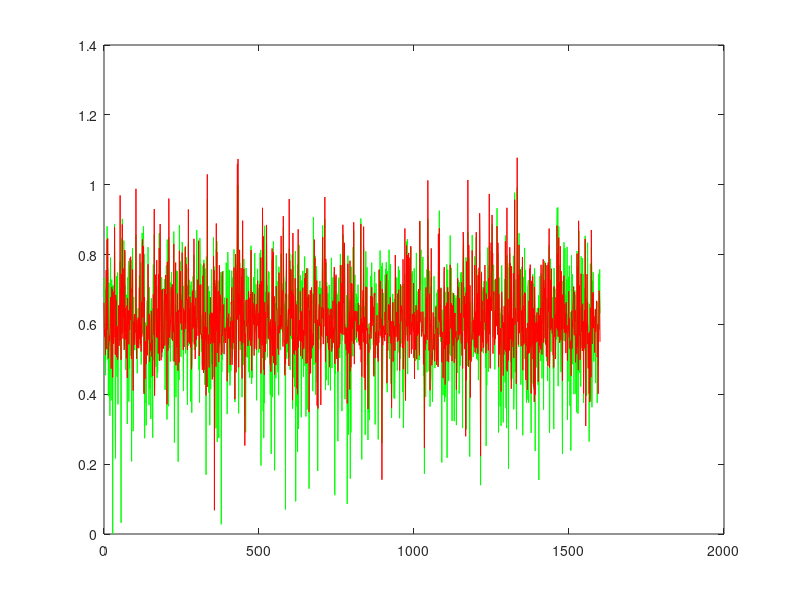
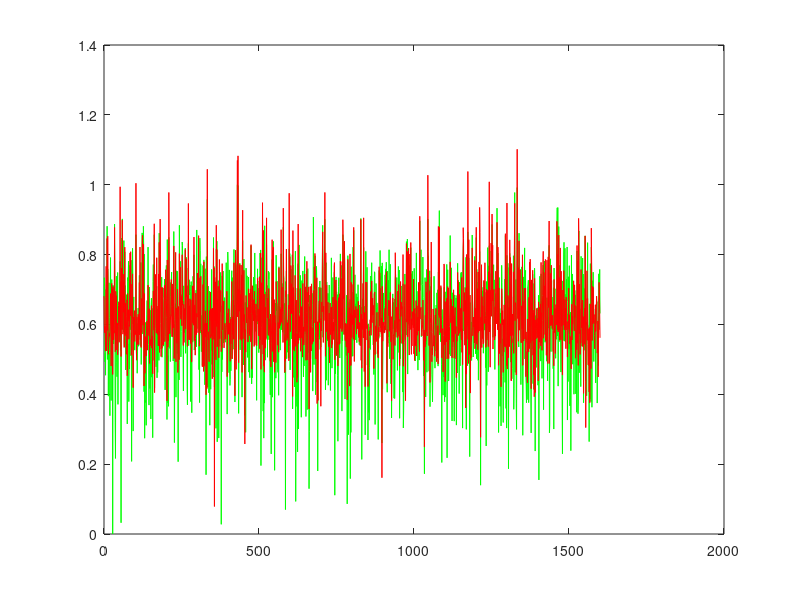

MATLAB code for these plots, in order:
function [] = proj2_synth()
%% Project 2 - Learning to Rank using Linear Regression
%% Nandakishore Krishna
%% Person number : 50169797

clear; close all; clc;

UBitName = 'Nanda Kishore Krishna';
personNumber = '50169797';

format long g

% import data
load('synthetic.mat');

% transpose the input matrix to get 2000 X 10
x = x';

% training set - 80% of dataset
trainingX2 = x(1:1600, :);
trainingT2 = t(1:1600, 1);

% validation set - 10 % dataset
validationX2 = x(1601:1800, :);
validationT2 = t(1601:1800, 1);

% testing set - 10% of dataset
testingX2 = x(1801:size(x,1), :);
testingT2 = t(1801:size(t,1), 1);

% number of training samples
n2 = size(trainingX2, 1);

% no. of dimensions of the training set
d2 = size(trainingX2, 2);

% % histograms for the dataset
% figure(1)
% histogram(trainingX2(:,1));
% figure(2)
% histogram(trainingX2(:,2));

% model complexity
M2 = 60;

% find the clusters for the datapoints
fprintf('Finding %d clusters ...\n', M2);
[idx2, C2] = kmeans(trainingX2, M2);

% centres for the basis functions D X M
% we assign centroids of the clusters to muj
mu2 = C2';

% spread for the Gaussian radial functions
fprintf('Calculating the spread for the %d Gaussian radial functions ...\n', M2);

cluster_variance = zeros(M2,d2);
for i = 1 : M2
    temp = [];
    for j = 1 : length(idx2)
        if j == i
            temp = [temp; trainingX2(j,:)];
        end
    end
    cluster_variance(i,:) = var(temp);
%     cluster_variance(i,:) = 0.5 * ones(1, d2);
%     cluster_variance(i,1) = 0.5;
end

% the sigmaj for the basis functions
Sigma2 = zeros(d2,d2,M2);
for j = 2 : M2
    for i = 1 : n2
        Sigma2(:,:,j) = diag(cluster_variance(j,:));
    end
end


phi2 = calculatePhi(trainingX2, M2, Sigma2, mu2);

% regularization coefficient
lambda2 = 0;

% closed form solution for the weights
fprintf('Finding the closed form solution ...\n');
w2 = pinv((lambda2 * eye(M2)) + phi2' * phi2) * phi2' * trainingT2;

% sum of squares error and erms for the training set
[errorTrain2, trainPer2] = calculateError(phi2, trainingT2, w2, size(trainingX2, 1), lambda2)

% validation set
phiValid = calculatePhi(validationX2, M2, Sigma2, mu2);
[errorVal2, validPer2] = calculateError(phiValid, validationT2, w2, size(validationX2, 1), 0)

% testing set
phiTest = calculatePhi(testingX2, M2, Sigma2, mu2);
[errorTest2, testPer2] = calculateError(phiTest, testingT2, w2, size(testingX2, 1), 0);


% SGD
% initial weights M X 1
w02 = zeros(M2,1);

% number of iterations for gradient descent - E
numOfIters = 100;

% learning rate 1 X E
eta2 = 0.1 * ones(1, numOfIters);

% gradients M X E
dw2 = ones(M2, numOfIters);

fprintf('Performing stochastic gradient descent ...\n');
for i = 1 : numOfIters
    for j = 1 : n2
        dw2(:,i) = (trainingT2(j,1) - phi2(j,:) * w02) * phi2(j,:)';
        w02 = w02 + eta2(1,i) * dw2(:,i);
    end
end

figure(3)
y2 = phi2 * w2;
xaxis = linspace(0, length(y2), length(y2));
plot(xaxis, trainingT2, 'g', xaxis, y2, 'r');

figure(4)
y3 = phi2 * w02;
xaxis = linspace(0, length(y3), length(y3));
plot(xaxis, trainingT2, 'g', xaxis, y3, 'r');

save('proj2_synth.mat');
end


function Phi = calculatePhi(X, M, Sigma, mu)

% number of training samples
n = size(X, 1);

% determine design matrix N X M
fprintf('Calculating the design matrix phi of size %d X %d ...\n', n, M);
Phi = ones(n, M);
for j = 2 : M
    for i = 1 : n
        temp = X(i,:)' - mu(:,j);
        siginv = inv(Sigma(:,:,j));
        Phi(i,j) = exp(-1 * (temp' * siginv * temp) / 2);
    end
end

end

function [err, erms] = calculateError(phi, t, w, n, lambda)

% sum of squares error
err = sum((t - (phi * w)) .^ 2) / 2 + (lambda * (w' * w) / 2);

% root mean square error
erms = sqrt(2 * err / n);

end
